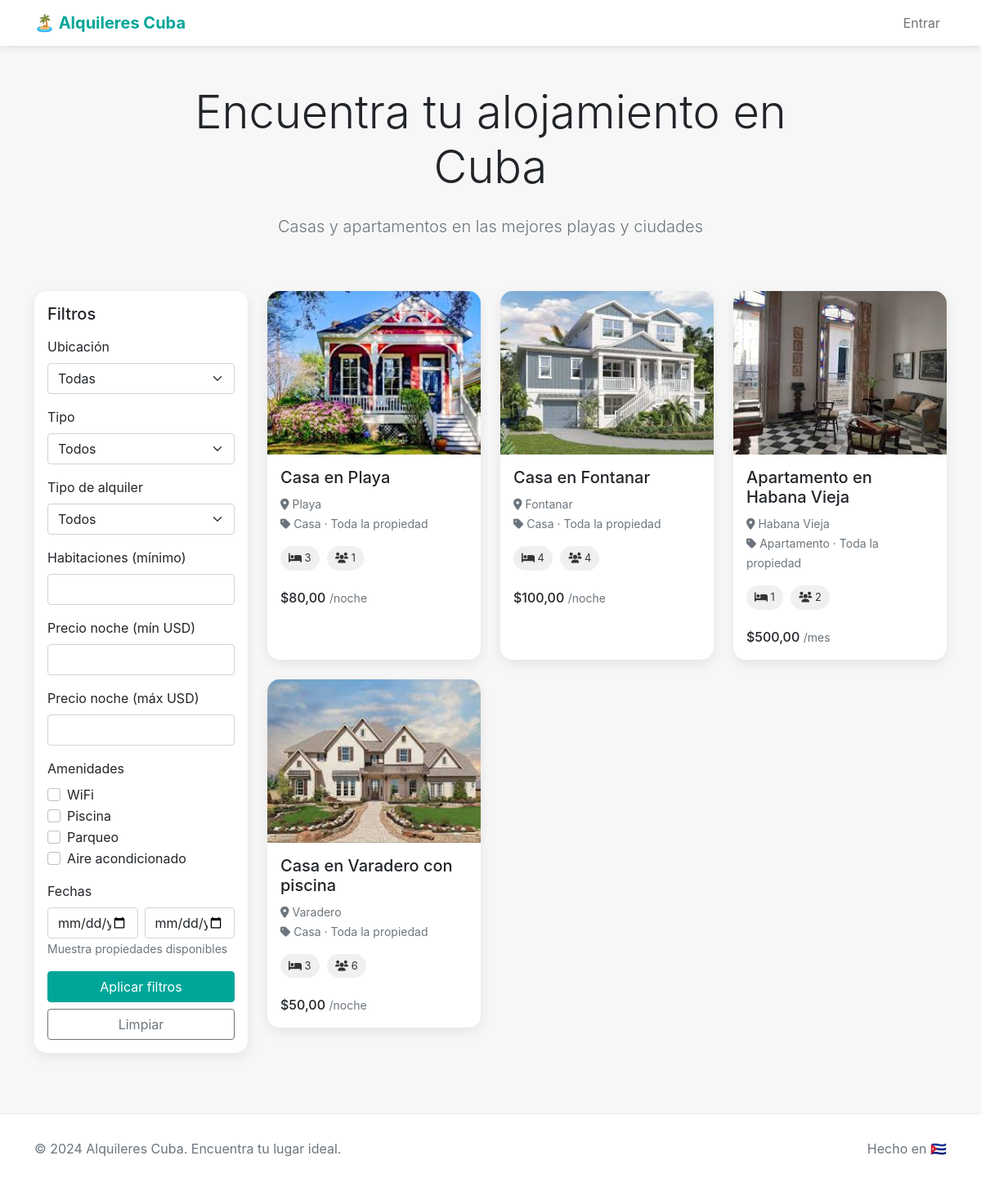
The page / on the database its author committed.
### apps/properties/models.py (models this page shows, shortened)
class Property(models.Model):
    LOCATIONS = [
        ("varadero", "Varadero"),
        ("santa_marta", "Santa Marta"),
        ("guanabo", "Guanabo"),
        ("boca_ciega", "Boca Ciega"),
        ("penas_altas", "Peñas Altas"),
        ("brisas_mar", "Brisas del Mar"),
        ("habana_vieja", "Habana Vieja"),
        ("centro_habana", "Centro Habana"),
        ("vedado", "Vedado"),
        ("nuevo_vedado", "Nuevo Vedado"),
        ("playa", "Playa"),
        ("fontanar", "Fontanar"),
        ("calabazar", "Calabazar"),
        ("vinales", "Viñales"),
        ("trinidad", "Trinidad"),
    ]
    RENTAL_TYPES = [
        ("entire", "Toda la propiedad"),
        ("apartment", "Solo un apartamento"),
    ]
    title = models.CharField(max_length=200, verbose_name="Título")
    description = models.TextField(verbose_name="Descripción")
    category = models.ForeignKey(
        Category, on_delete=models.SET_NULL, null=True, verbose_name="Tipo"
    )
    location = models.CharField(
        max_length=50, choices=LOCATIONS, verbose_name="Ubicación"
    )
    address = models.CharField(max_length=255, verbose_name="Dirección exacta")
    bedrooms = models.PositiveIntegerField(default=1, verbose_name="Habitaciones")
    guests = models.PositiveIntegerField(default=1, verbose_name="Huéspedes")
    bathrooms = models.PositiveIntegerField(default=1, verbose_name="Baños")
    rental_type = models.CharField(
        max_length=20,
        choices=RENTAL_TYPES,
        default="entire",
        verbose_name="Tipo de alquiler",
    )
    has_wifi = models.BooleanField(default=False, verbose_name="WiFi")
    has_tv = models.BooleanField(default=False, verbose_name="TV")
    has_kitchen = models.BooleanField(default=False, verbose_name="Cocina")
    has_parking = models.BooleanField(default=False, verbose_name="Parqueo")
    has_pool = models.BooleanField(default=False, verbose_name="Piscina")
    has_ac = models.BooleanField(default=False, verbose_name="Aire acondicionado")
    price_per_night = models.DecimalField(
        max_digits=10,
        decimal_places=2,
        verbose_name="Precio por noche (USD)",
        null=True,
        blank=True,
    )
    price_per_month = models.DecimalField(
        max_digits=10,
        decimal_places=2,
        verbose_name="Precio por mes (USD)",
        null=True,
        blank=True,
    )
    main_photo = models.ImageField(
        upload_to="properties/", verbose_name="Foto principal"
    )
    is_active = models.BooleanField(default=True, verbose_name="Activa")
    created_at = models.DateTimeField(auto_now_add=True)
    updated_at = models.DateTimeField(auto_now=True)
    class Meta:
        verbose_name = "Propiedad"
        verbose_name_plural = "Propiedades"
        ordering = ["-created_at"]

class Category(models.Model):
    name = models.CharField(max_length=50)
    slug = models.SlugField(unique=True)
    class Meta:
        verbose_name_plural = "Categorías"

### apps/properties/views.py (the view)
# urls.py: path("", views.PropertyListView.as_view(), name="list"),
class PropertyListView(FilterView):
    model = Property
    template_name = "properties/list.html"
    context_object_name = "properties"
    filterset_class = PropertyFilter
    paginate_by = 12
    def get_queryset(self):
        return Property.objects.filter(is_active=True)

### templates/properties/list.html (shortened to what this page needs)
{% extends 'base.html' %}
{% load static %}
{% block content %}
<div class="container mt-5">
    <div class="row mb-5">
        <div class="col-lg-8 mx-auto text-center">
            <h1 class="display-4 mb-4">Encuentra tu alojamiento en Cuba</h1>
            <p class="lead text-muted">Casas y apartamentos en las mejores playas y ciudades</p>
        </div>
    </div>
    <div class="row">
        <div class="col-md-3 mb-4">
            <div class="card p-3">
                <h5 class="mb-3">Filtros</h5>
                <form method="get">
                    <div class="mb-3">
                        <label class="form-label">Ubicación</label>
                        <select name="location" class="form-select">
                            <option value="">Todas</option>
                        </select>
                    </div>
                    <div class="mb-3">
                        <label class="form-label">Tipo</label>
                        <select name="category" class="form-select">
                            <option value="">Todos</option>
                        </select>
                    </div>
                    <div class="mb-3">
                        <label class="form-label">Tipo de alquiler</label>
                        <select name="rental_type" class="form-select">
                            <option value="">Todos</option>
                        </select>
                    </div>
                    <div class="mb-3">
                        <label class="form-label">Habitaciones (mínimo)</label>
                        <input type="number" name="bedrooms" class="form-control" value="{{ request.GET.bedrooms }}" min="1">
                    </div>
                    <div class="mb-3">
                        <label class="form-label">Precio noche (mín USD)</label>
                        <input type="number" name="price_per_night_min" class="form-control" value="{{ request.GET.price_per_night_min }}">
                    </div>
                    <div class="mb-3">
                        <label class="form-label">Precio noche (máx USD)</label>
                        <input type="number" name="price_per_night_max" class="form-control" value="{{ request.GET.price_per_night_max }}">
                    </div>
                    <div class="mb-3">
                        <label class="form-label d-block">Amenidades</label>
                        <div class="form-check">
                            <input class="form-check-input" type="checkbox" name="has_wifi" value="true" {% if request.GET.has_wifi %}checked{% endif %}>
                            <label class="form-check-label">WiFi</label>
                        </div>
                        <div class="form-check">
                            <input class="form-check-input" type="checkbox" name="has_pool" value="true" {% if request.GET.has_pool %}checked{% endif %}>
                            <label class="form-check-label">Piscina</label>
                        </div>
                        <div class="form-check">
                            <input class="form-check-input" type="checkbox" name="has_parking" value="true" {% if request.GET.has_parking %}checked{% endif %}>
                            <label class="form-check-label">Parqueo</label>
                        </div>
                        <div class="form-check">
                            <input class="form-check-input" type="checkbox" name="has_ac" value="true" {% if request.GET.has_ac %}checked{% endif %}>
                            <label class="form-check-label">Aire acondicionado</label>
                        </div>
                    </div>
                    <div class="mb-3">
    <label class="form-label">Fechas</label>
    <div class="row g-2">
        <div class="col-6">
            <input type="date" name="check_in" class="form-control" value="{{ request.GET.check_in }}" placeholder="Llegada">
        </div>
        <div class="col-6">
            <input type="date" name="check_out" class="form-control" value="{{ request.GET.check_out }}" placeholder="Salida">
        </div>
    </div>
    <small class="text-muted">Muestra propiedades disponibles</small>
</div>
                    <button type="submit" class="btn btn-primary w-100">Aplicar filtros</button>
                    <a href="/" class="btn btn-outline-secondary w-100 mt-2">Limpiar</a>
                </form>
            </div>
        </div>
        <div class="col-md-9">
            <div class="row">
                {% for property in properties %}
<div class="col-md-4 mb-4">
    <a href="{% url 'properties:detail' property.pk %}" class="text-decoration-none">
        <div class="card h-100">
            <img src="{{ property.main_photo.url }}" class="card-img-top" alt="{{ property.title }}">
            <div class="card-body">
                <h5 class="card-title text-dark">{{ property.title }}</h5>
                <p class="card-text">
                    <small class="text-muted">
                        <i class="fas fa-map-marker-alt"></i> {{ property.get_location_display }}
                    </small><br>
                    <small class="text-muted">
                        <i class="fas fa-tag"></i> {{ property.category.name }} · {{ property.get_rental_type_display }}
                    </small>
                </p>
                <p class="card-text">
                    <span class="badge-amenity"><i class="fas fa-bed"></i> {{ property.bedrooms }}</span>
                    <span class="badge-amenity"><i class="fas fa-users"></i> {{ property.guests }}</span>
                </p>
                <p class="card-text">
                    {% if property.price_per_night %}
                        <strong class="h6 text-dark">${{ property.price_per_night }}</strong> <small class="text-muted">/noche</small><br>
                    {% endif %}
                    {% if property.price_per_month %}
                        <strong class="h6 text-dark">${{ property.price_per_month }}</strong> <small class="text-muted">/mes</small>
                    {% endif %}
                </p>
            </div>
        </div>
    </a>
</div>
{% endfor %}
            </div>
        </div>
    </div>
</div>
{% endblock %}

### templates/base.html (shortened to what this page needs)
<!DOCTYPE html>
<html lang="es">
<head>
    <link href="https://cdn.jsdelivr.net/npm/bootstrap@5.1.3/dist/css/bootstrap.min.css" rel="stylesheet">
    <link rel="stylesheet" href="https://cdnjs.cloudflare.com/ajax/libs/font-awesome/6.0.0/css/all.min.css">
</head>
<body>
    <nav class="navbar navbar-expand-lg navbar-light">
        <div class="container">
            <a class="navbar-brand" href="/">🏝️ Alquileres Cuba</a>
            <div class="collapse navbar-collapse" id="navbarNav">
                <ul class="navbar-nav ms-auto">
                    {% if user.is_authenticated %}
                        <li class="nav-item">
                            <a class="nav-link" href="/leads/dashboard/">Dashboard</a>
                        </li>
                        <li class="nav-item">
                            <a class="nav-link" href="/admin/">Admin</a>
                        </li>
                        <li class="nav-item">
                            <a class="nav-link" href="/admin/logout/">Salir</a>
                        </li>
                    {% else %}
                        <li class="nav-item">
                            <a class="nav-link" href="/admin/login/">Entrar</a>
                        </li>
                    {% endif %}
                </ul>
            </div>
        </div>
    </nav>
    <main>
        {% block content %}{% endblock %}
    </main>
    <footer>
        <div class="container">
            <div class="row">
                <div class="col-md-6">
                    <p class="text-muted">© 2024 Alquileres Cuba. Encuentra tu lugar ideal.</p>
                </div>
                <div class="col-md-6 text-end">
                    <p class="text-muted">Hecho en 🇨🇺</p>
                </div>
            </div>
        </div>
    </footer>
</body>
</html>

### templates/base.html (style rules this page uses)
:root { --primary-color: #00a699; }
body { font-family: -apple-system, BlinkMacSystemFont, 'Segoe UI', Roboto, sans-serif; background-color: #f7f7f7; }
.navbar { background-color: white !important; box-shadow: 0 2px 10px rgba(0,0,0,0.1); }
.navbar-brand { color: var(--primary-color) !important; font-weight: bold; }
.btn-primary { background-color: var(--primary-color); border-color: var(--primary-color); }
.card { border: none; border-radius: 15px; overflow: hidden; transition: transform 0.2s; box-shadow: 0 5px 15px rgba(0,0,0,0.08); }
.card-img-top { height: 200px; object-fit: cover; }
.badge-amenity { background-color: #f0f0f0; color: #333; padding: 5px 10px; border-radius: 20px; font-size: 0.8rem; margin-right: 5px; margin-bottom: 5px; display: inline-block; }
footer { background-color: white; padding: 30px 0; margin-top: 50px; border-top: 1px solid #eee; }

### rows shown on the page
Property: main_photo (picture), title "Casa en Playa", location "Playa", category.name "Casa", rental_type "Toda la propiedad", bedrooms "3", guests "1", price_per_night "80,00"
Property: main_photo (picture), title "Casa en Fontanar", location "Fontanar", category.name "Casa", rental_type "Toda la propiedad", bedrooms "4", guests "4", price_per_night "100,00"
Property: main_photo (picture), title "Apartamento en Habana Vieja", location "Habana Vieja", category.name "Apartamento", rental_type "Toda la propiedad", bedrooms "1", guests "2", price_per_month "500,00"
Property: main_photo (picture), title "Casa en Varadero con piscina", location "Varadero", category.name "Casa", rental_type "Toda la propiedad", bedrooms "3", guests "6", price_per_night "50,00"
